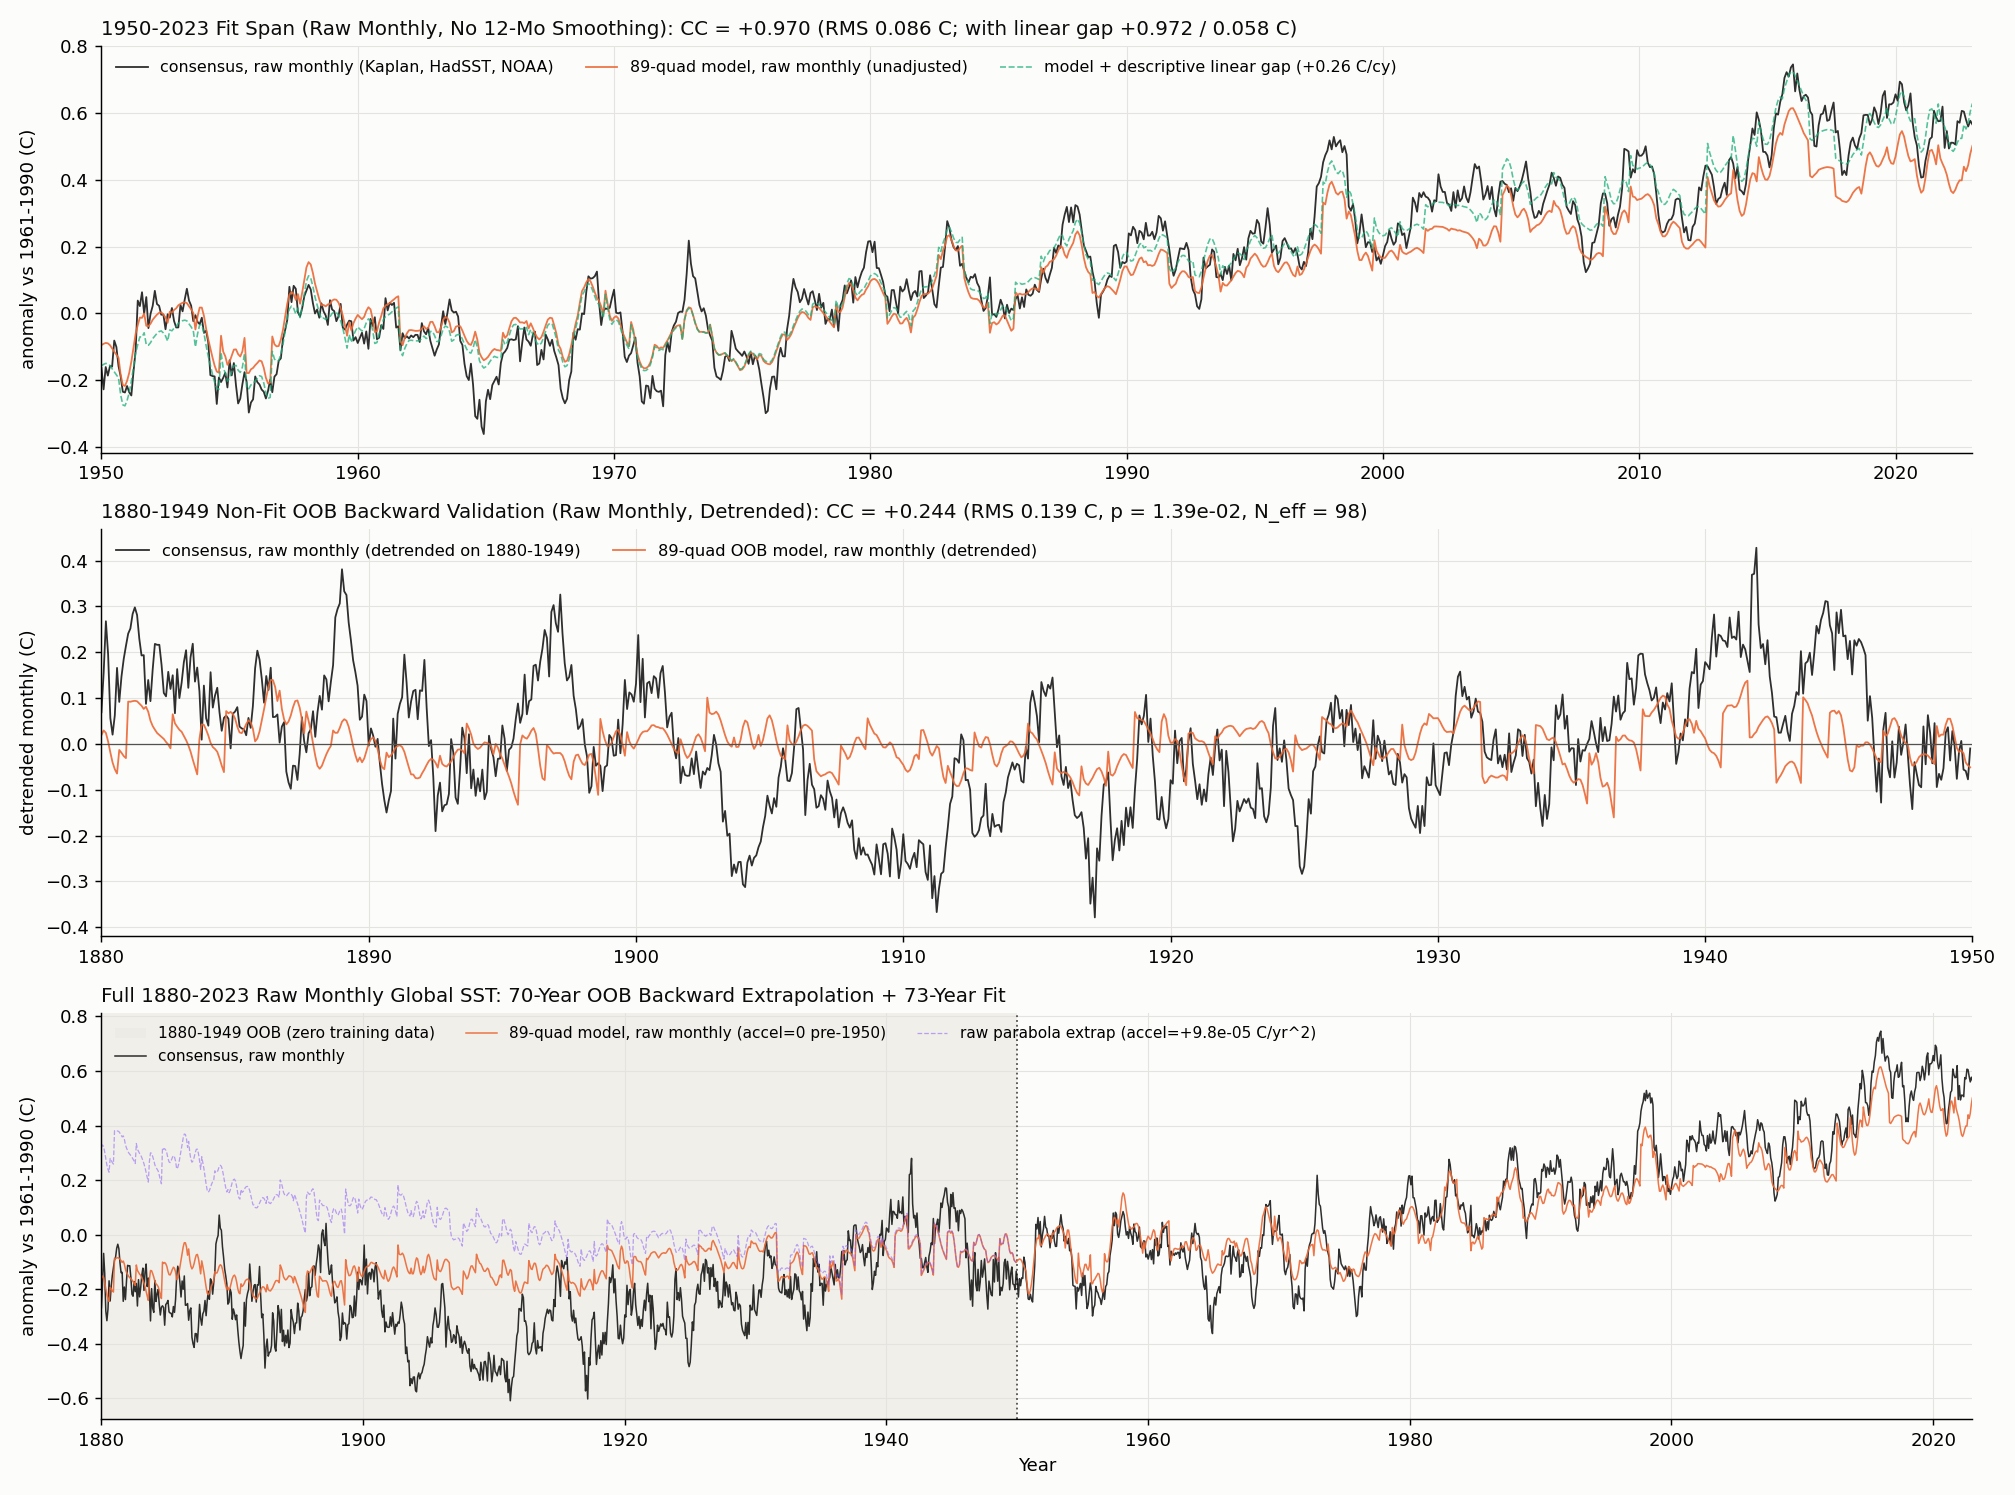

The Python source for this figure:
#!/usr/bin/env python3
"""Raw monthly (no 12-month smoothing) global SST comparison (1950-2023) AND
70-year non-fit OOB backward extrapolation (1880-1949) from all 89 fitted quads.

Loads:
  - extrap1880/<quad>/lte_results.csv (native lt.exe F9=-1, ACCEL=TRUE, EXCLUDE=FALSE,
    TRAIN_START=1950.0, TRAIN_END=2023.0; zero pre-1950 training data)
  - Kaplan SST V2 all-ocean mean (1856-2023)
  - HadSST 4.2.0.0 GLOBE (1850-2026)
  - NOAA NCEI ERSST v5 global ocean (1850-2026)

Writes global_sst_monthly_1880.txt and global_sst_monthly_1880.png.
"""
import math
import sys
from pathlib import Path

import matplotlib
import netCDF4 as nc4
import numpy as np

matplotlib.use("Agg")
import matplotlib.pyplot as plt  # noqa: E402

HERE = Path(__file__).resolve().parent
EXP = HERE.parents[1]
RAW = EXP / "Oct2026_quad5_refine/_global_sst/raw"
sys.path.insert(0, str(EXP / "Sep2026"))
import global_sst_from_quads as G  # noqa: E402


def load_kaplan_from(nc_path: Path, min_year: float = 1880.0):
    ds = nc4.Dataset(nc_path)
    lat = ds.variables["lat"][:].astype(float)
    lon = ds.variables["lon"][:].astype(float)
    tv = ds.variables["time"]
    cal = nc4.num2date(tv[:], tv.units)
    dates = np.array([c.year + (c.month - 1) / 12.0 for c in cal])
    keep = dates >= min_year
    sst = ds.variables["sst"][keep]
    return np.array([G.month_key(x) for x in dates[keep]]), sst, lat, lon


def rebase_1961_1990(d):
    out = dict(d)
    for m in range(12):
        base = [
            v for k, v in d.items()
            if k % 12 == m and 1961 * 12 <= k < 1991 * 12 and np.isfinite(v)
        ]
        mu = float(np.mean(base))
        for k in d:
            if k % 12 == m:
                out[k] = d[k] - mu
    return out


def detr_lin(t, y):
    return y - np.polyval(np.polyfit(t, y, 1), t)


def detr_quad(t, y):
    tc = t - t.mean()
    return y - np.polyval(np.polyfit(tc, y, 2), tc)


def cc_rms(a, b):
    ok = np.isfinite(a) & np.isfinite(b)
    a, b = a[ok], b[ok]
    return float(np.corrcoef(a, b)[0, 1]), float(np.sqrt(np.mean((a - b) ** 2)))


def oob_significance(x, y):
    """Autocorrelation-adjusted two-sided p-value (Bretherton et al. 1999) for monthly series."""
    ok = np.isfinite(x) & np.isfinite(y)
    x, y = x[ok] - np.mean(x[ok]), y[ok] - np.mean(y[ok])
    n = len(x)
    r = float(np.corrcoef(x, y)[0, 1])
    r1x = float(np.corrcoef(x[:-1], x[1:])[0, 1])
    r1y = float(np.corrcoef(y[:-1], y[1:])[0, 1])
    n_eff = n * (1.0 - r1x * r1y) / max(1.0 + r1x * r1y, 1e-6)
    n_eff = max(3.0, min(float(n), n_eff))
    t_stat = r * math.sqrt((n_eff - 2.0) / max(1.0 - r * r, 1e-12))
    # Normal approx for df >= 30 (exact enough for reporting)
    z = abs(t_stat)
    p = math.erfc(z / math.sqrt(2.0))
    return r, n_eff, t_stat, p


def main():
    quads = G.load_quads(HERE / "extrap1880")
    nc_1950 = G.load_kaplan(EXP / "Feb2026/k_sst/sst.mean.anom.nc")
    weights, _ = G.ocean_area_weights(sorted(quads), nc_1950)

    kk_full, sst_full, lat_full, _ = load_kaplan_from(EXP / "Feb2026/k_sst/sst.mean.anom.nc", 1880.0)
    keys = np.arange(
        min(G.month_key(q["dates"][0]) for q in quads.values()),
        max(G.month_key(q["dates"][-1]) for q in quads.values()) + 1,
    )

    # 1. Raw native lt.exe 1880-2023 model (includes accel*(t-1950)^2 backward before 1950)
    mod_raw, _ = G.prorate(quads, weights, "model", keys)

    # 2. Same model with post-1950 quadratic accel*(t-1950)^2 NOT extrapolated backward before 1950
    wsum = sum(weights[n] for n in quads)
    t_keys = keys / 12.0
    g_accel = sum(weights[n] * quads[n]["windings"]["accel"] for n in quads) / wsum
    pre_mask = t_keys < 1950.0
    parabola_pre = np.where(pre_mask, g_accel * (t_keys - 1950.0) ** 2, 0.0)
    mod_no_parab = mod_raw - parabola_pre

    kap = dict(zip(kk_full, G.global_mean(sst_full, lat_full)))
    had = {
        int(r[0]) * 12 + int(r[1]) - 1: float(r[2])
        for r in np.genfromtxt(RAW / "hadsst4_globe.csv", delimiter=",", skip_header=1)
    }
    noaa = {}
    for line in open(RAW / "noaa_ocean.csv"):
        x = line.strip().split(",")
        if len(x) == 2 and x[0].isdigit():
            noaa[int(x[0][:4]) * 12 + int(x[0][4:]) - 1] = float(x[1])

    S = {
        "model_raw": rebase_1961_1990(dict(zip(keys, mod_raw))),
        "model_noparab": rebase_1961_1990(dict(zip(keys, mod_no_parab))),
        "Kaplan": rebase_1961_1990(kap),
        "HadSST": rebase_1961_1990(had),
        "NOAA": rebase_1961_1990(noaa),
    }
    obs = ("Kaplan", "HadSST", "NOAA")
    common = [
        k for k in keys
        if all(k in S[o] and np.isfinite(S[o][k]) for o in obs)
        and np.isfinite(S["model_raw"][k])
    ]
    S["consensus"] = {k: float(np.mean([S[o][k] for o in obs])) for k in common}

    t = np.array(common) / 12.0
    V = {n: np.array([S[n][k] for k in common]) for n in S}
    ref = V["consensus"]
    m_raw = V["model_raw"]
    m_nop = V["model_noparab"]

    # Descriptive linear trend gap fitted ONLY on 1950-2023
    fit_m = t >= 1950.0
    oob_m = t < 1950.0
    tc_fit = t[fit_m] - t[fit_m].mean()
    p1_gap = np.polyfit(tc_fit, ref[fit_m] - m_raw[fit_m], 1)
    m_fit_lingap = m_nop + np.polyval(p1_gap, t - t[fit_m].mean())

    lines = [
        f"89 basin-seeded quads, raw MONTHLY (no 12-mo smoothing), {t[0]:.0f}-{t[-1]:.2f} ({len(t)} months)",
        f"  Fit span : 1950-2023 ({int(fit_m.sum())} months) | Non-fit OOB span: 1880-1949 ({int(oob_m.sum())} months)",
        f"  Area-weighted quad accel = {g_accel:+.3e} C/yr^2 (parabola at 1880 = {g_accel * 70**2:+.3f} C)",
        "",
        "=== 1. RAW MONTHLY COMPARISON (NO 12-MONTH MEAN) VS 3-DATASET CONSENSUS ===",
        f"{'window':16s} {'n':>5s} | {'raw_mod CC/RMS':>16s} | {'noparab CC/RMS':>16s} | {'detr(lin) CC':>13s} | {'detr(quad) CC':>14s} | {'OOB p (N_eff)':>18s}",
    ]

    windows = [
        ("1950-2023 (fit)", fit_m),
        ("1880-1949 (OOB)", oob_m),
        ("1880-1914 (OOB1)", (t >= 1880.0) & (t < 1915.0)),
        ("1915-1949 (OOB2)", (t >= 1915.0) & (t < 1950.0)),
        ("1920-1949 (OOB)", (t >= 1920.0) & (t < 1950.0)),
        ("1930-1949 (OOB)", (t >= 1930.0) & (t < 1950.0)),
        ("1880-2023 (all)", np.ones_like(t, dtype=bool)),
    ]
    for lbl, mask in windows:
        c1, r1 = cc_rms(m_raw[mask], ref[mask])
        c2, r2 = cc_rms(m_nop[mask], ref[mask])
        cd1, _ = cc_rms(detr_lin(t[mask], m_nop[mask]), detr_lin(t[mask], ref[mask]))
        cd2, _ = cc_rms(detr_quad(t[mask], m_raw[mask]), detr_quad(t[mask], ref[mask]))
        _, neff, _, pval = oob_significance(detr_lin(t[mask], m_nop[mask]), detr_lin(t[mask], ref[mask]))
        lines.append(
            f"{lbl:16s} {int(mask.sum()):5d} | {c1:+.3f} / {r1:.3f} C | {c2:+.3f} / {r2:.3f} C | "
            f"{cd1:+.3f}         | {cd2:+.3f}          | p={pval:.2e} ({neff:.0f})"
        )

    # Also compare against each individual dataset on 1880-1949 OOB
    lines += ["", "=== 2. 1880-1949 OOB MONTHLY CC BY INDIVIDUAL OBSERVED DATASET ==="]
    for o in ("consensus", "Kaplan", "HadSST", "NOAA"):
        c_nop, r_nop = cc_rms(m_nop[oob_m], V[o][oob_m])
        c_d1, _ = cc_rms(detr_lin(t[oob_m], m_nop[oob_m]), detr_lin(t[oob_m], V[o][oob_m]))
        c_d2, _ = cc_rms(detr_quad(t[oob_m], m_raw[oob_m]), detr_quad(t[oob_m], V[o][oob_m]))
        _, neff, _, pval = oob_significance(detr_lin(t[oob_m], m_nop[oob_m]), detr_lin(t[oob_m], V[o][oob_m]))
        lines.append(
            f"  vs {o:10s}: noparab {c_nop:+.3f} (RMS {r_nop:.3f} C) | detr(lin) {c_d1:+.3f} (p={pval:.2e}, N_eff={neff:.0f}) | detr(quad) {c_d2:+.3f}"
        )

    # Check inter-dataset agreement on 1880-1949 (noise floor of early SST observations)
    lines += ["", "=== 3. OBSERVATIONAL NOISE FLOOR ON 1880-1949 (INTER-DATASET AGREEMENT) ==="]
    for a, b in (("Kaplan", "HadSST"), ("Kaplan", "NOAA"), ("HadSST", "NOAA")):
        c_ab, r_ab = cc_rms(V[a][oob_m], V[b][oob_m])
        cd_ab, _ = cc_rms(detr_lin(t[oob_m], V[a][oob_m]), detr_lin(t[oob_m], V[b][oob_m]))
        lines.append(f"  {a:6s} vs {b:6s}: monthly CC={c_ab:+.3f} (RMS {r_ab:.3f} C) | detr(lin) CC={cd_ab:+.3f}")

    # Linear trends on 1880-1949 vs 1950-2023
    lines += [
        "",
        "=== 4. LINEAR TRENDS (C/century) ===",
        f"  1950-2023: consensus {np.polyfit(t[fit_m], ref[fit_m], 1)[0]*100:+.2f} | model {np.polyfit(t[fit_m], m_raw[fit_m], 1)[0]*100:+.2f} | Kaplan {np.polyfit(t[fit_m], V['Kaplan'][fit_m], 1)[0]*100:+.2f}",
        f"  1880-1949: consensus {np.polyfit(t[oob_m], ref[oob_m], 1)[0]*100:+.2f} | model_raw {np.polyfit(t[oob_m], m_raw[oob_m], 1)[0]*100:+.2f} | model_noparab {np.polyfit(t[oob_m], m_nop[oob_m], 1)[0]*100:+.2f} | Kaplan {np.polyfit(t[oob_m], V['Kaplan'][oob_m], 1)[0]*100:+.2f}",
    ]

    print("\n".join(lines))
    with open(HERE / "global_sst_monthly_1880.txt", "w") as fh:
        fh.write("# " + "\n# ".join(lines) + "\n")
        fh.write("# date model_raw model_noparab consensus Kaplan HadSST NOAA\n")
        for i, k in enumerate(common):
            fh.write(
                f"{k / 12:.4f} "
                + " ".join(f"{V[n][i]:+.4f}" for n in ("model_raw", "model_noparab", "consensus", "Kaplan", "HadSST", "NOAA"))
                + "\n"
            )

    # 3-panel raw monthly figure (NO 12-month smoothing)
    INK, MUTED, GRID, SURF = "#0b0b0b", "#52514e", "#e4e3df", "#fcfcfb"
    fig, ax = plt.subplots(3, 1, figsize=(15.5, 11.5), facecolor=SURF, gridspec_kw=dict(height_ratios=[2.5, 2.5, 2.5]))
    for A in ax:
        A.set_facecolor(SURF)
        A.grid(color=GRID, lw=0.6)
        for s in ("top", "right"):
            A.spines[s].set_visible(False)

    # Panel 1: 1950-2023 raw monthly (no 12-mo mean)
    A = ax[0]
    A.plot(t[fit_m], ref[fit_m], color=INK, lw=1.0, alpha=0.85, label="consensus, raw monthly (Kaplan, HadSST, NOAA)")
    A.plot(t[fit_m], m_raw[fit_m], color="#eb6834", lw=1.0, alpha=0.9, label="89-quad model, raw monthly (unadjusted)")
    A.plot(t[fit_m], m_fit_lingap[fit_m], color="#1baf7a", lw=0.9, alpha=0.75, ls="--",
           label=f"model + descriptive linear gap ({p1_gap[0]*100:+.2f} C/cy)")
    c_f, r_f = cc_rms(m_raw[fit_m], ref[fit_m])
    c_fg, r_fg = cc_rms(m_fit_lingap[fit_m], ref[fit_m])
    A.set_title(
        f"1950-2023 Fit Span (Raw Monthly, No 12-Mo Smoothing): CC = {c_f:+.3f} (RMS {r_f:.3f} C; with linear gap {c_fg:+.3f} / {r_fg:.3f} C)",
        loc="left", fontsize=11, color=INK,
    )
    A.set_ylabel("anomaly vs 1961-1990 (C)")
    A.set_xlim(1950, 2023)
    A.legend(frameon=False, ncol=3, fontsize=8.8, loc="upper left")

    # Panel 2: 1880-1949 OOB backward validation (raw monthly, linearly detrended)
    A = ax[1]
    t_o = t[oob_m]
    ref_od = detr_lin(t_o, ref[oob_m])
    mod_od = detr_lin(t_o, m_nop[oob_m])
    c_od, r_od = cc_rms(mod_od, ref_od)
    _, neff_o, _, p_o = oob_significance(mod_od, ref_od)
    A.plot(t_o, ref_od, color=INK, lw=1.0, alpha=0.85, label="consensus, raw monthly (detrended on 1880-1949)")
    A.plot(t_o, mod_od, color="#eb6834", lw=1.0, alpha=0.9, label="89-quad OOB model, raw monthly (detrended)")
    A.axhline(0, color=MUTED, lw=0.7)
    A.set_title(
        f"1880-1949 Non-Fit OOB Backward Validation (Raw Monthly, Detrended): CC = {c_od:+.3f} (RMS {r_od:.3f} C, p = {p_o:.2e}, N_eff = {neff_o:.0f})",
        loc="left", fontsize=11, color=INK,
    )
    A.set_ylabel("detrended monthly (C)")
    A.set_xlim(1880, 1950)
    A.legend(frameon=False, ncol=2, fontsize=9, loc="upper left")

    # Panel 3: Full 1880-2023 raw monthly overview
    A = ax[2]
    A.axvspan(1880, 1950, color="#eceae3", alpha=0.7, lw=0, label="1880-1949 OOB (zero training data)")
    A.axvline(1950, color=MUTED, lw=1.0, ls=":")
    A.plot(t, ref, color=INK, lw=0.85, alpha=0.85, label="consensus, raw monthly")
    A.plot(t, m_nop, color="#eb6834", lw=0.85, alpha=0.9, label="89-quad model, raw monthly (accel=0 pre-1950)")
    A.plot(t[oob_m], m_raw[oob_m], color="#8b5cf6", lw=0.7, alpha=0.55, ls="--",
           label=f"raw parabola extrap (accel={g_accel:+.1e} C/yr^2)")
    A.set_title("Full 1880-2023 Raw Monthly Global SST: 70-Year OOB Backward Extrapolation + 73-Year Fit", loc="left", fontsize=11, color=INK)
    A.set_ylabel("anomaly vs 1961-1990 (C)")
    A.set_xlabel("Year")
    A.set_xlim(1880, 2023)
    A.legend(frameon=False, ncol=3, fontsize=8.5, loc="upper left")

    fig.tight_layout()
    fig.savefig(HERE / "global_sst_monthly_1880.png", dpi=130, facecolor=SURF)
    print(f"plot: {HERE / 'global_sst_monthly_1880.png'}")


if __name__ == "__main__":
    main()
